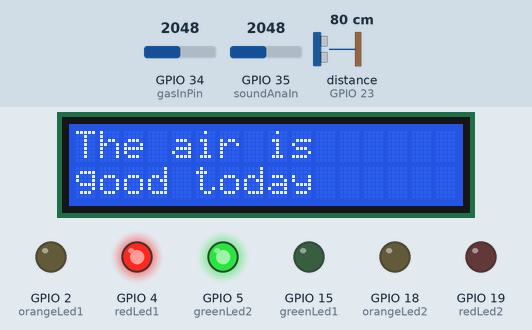
Simulated run of this sketch. Board: ESP32. Shown: 16×2 character LCD, output pins drawn as LEDs (lit = HIGH). Wiring (inferred from the names in the program): ultrasonic range finder: trigger GPIO 33; echo GPIO 23. The inputs (shaded band) are chosen by the test bench; at power-on: GPIO 34 (gasInPin) = 2048, distance to the obstacle (sensor on GPIO 23) 80 cm, GPIO 35 (soundAnaIn) = 2048. The echo pulse lasts 58.3 µs per cm; WiFi joins after 1.5 s; servers stay silent unless stated; uploads are accepted with an empty reply; pins used as bus, display or sensor lines are not drawn; what the sketch prints to the serial monitor is not drawn.

Above: at 2.7 s.
2.8 s: GPIO 34 (gasInPin) set to 97
6.2 s: GPIO 34 (gasInPin) set to 82
At 11.0 s:
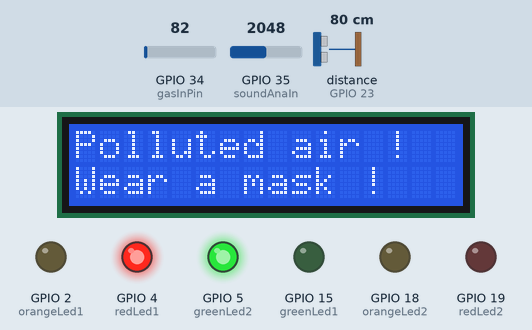
11.5 s: distance to the obstacle (sensor on GPIO 23) set to 12 cm
13.0 s: distance to the obstacle (sensor on GPIO 23) set to 9 cm
At 14.3 s:
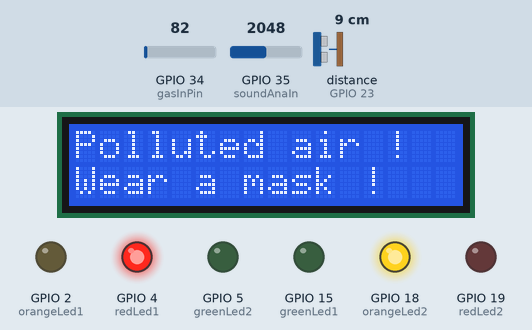
16.5 s: distance to the obstacle (sensor on GPIO 23) set to 18 cm
At 17.0 s:
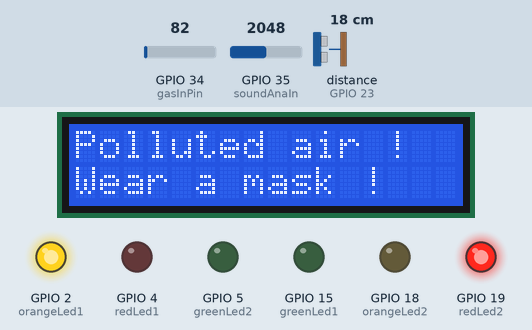
20.0 s: distance to the obstacle (sensor on GPIO 23) set to 2 cm
At 22.3 s:
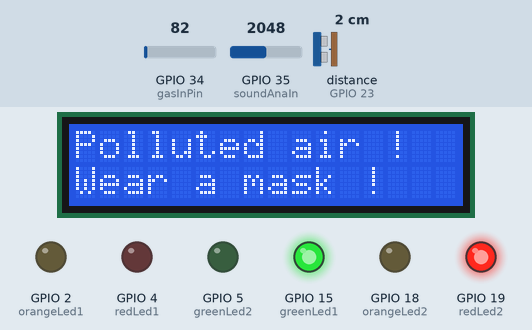
Timing chart, 0 to 23.8 s (numbered marks = the images above; inputs shaded):
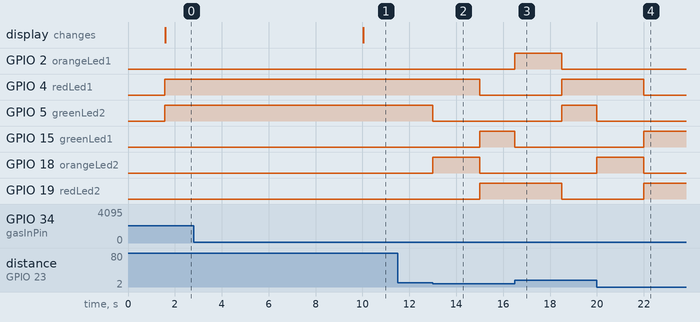

The sketch:

codeEsp32.ino
```cpp
#include <LiquidCrystal_I2C.h>
#include <WiFi.h>
#include <HTTPClient.h>

//traffic lights + distance sensor
const int greenLed1 = 15;
const int orangeLed1 = 2;
const int redLed1 = 4;
const int greenLed2 = 5;
const int orangeLed2 = 18;
const int redLed2 = 19;
const int triggerPin = 33;// pin used to send a 10 microseconds high voltage
const int echoPin = 23;// pin used to read the lenght response of the sensor
bool presence = false;// used to check if the light was already on
const float triggerDistance = 10;// minimum distance to trigger the light change
bool carApproaching;// check if a car is at a distance lower than the trigger distance from the sensor
//gas sensor + lcd screen
const int gasInPin = 34;
const float R0 = 1.7;//sensor resistance in the clean air
float pollutionRatio;
bool pollutionBool = false; //if the message is already being displayed, it's equal to true
const int lcdColumns = 16;//number of columns on the LCD
const int lcdRows = 2;//number of rows
LiquidCrystal_I2C lcd(0x27, lcdColumns, lcdRows);
//sound sensor
const int soundAnaIn = 35;//analog pin of the sound sensor
int soundValue;
//timing variables
long timer;
long timeIntervals = 5000;
//wifi
const char* ssid = "iPhone";
const char* password =  "jarjarbiks";
const char* host = "172.20.10.2";
const int httpPort = 80;

void setup() {
  // put your setup code here, to run once:
  Serial.begin(9600);
  WiFi.begin(ssid, password);
  while (WiFi.status() != WL_CONNECTED) {//wait while the board isn't connected to Wifi
    delay(500);
    Serial.println("Connecting to WiFi..");
  }
  Serial.println("Connected to the WiFi network");
  lcd.init();
  lcd.backlight();
  pinMode(greenLed1, OUTPUT);
  pinMode(orangeLed1, OUTPUT);
  pinMode(redLed1, OUTPUT);
  pinMode(greenLed2, OUTPUT);
  pinMode(orangeLed2, OUTPUT);
  pinMode(redLed2, OUTPUT);
  pinMode(triggerPin, OUTPUT);
  pinMode(echoPin, INPUT);
  pinMode(soundAnaIn, INPUT);
  pinMode(gasInPin, INPUT);
  digitalWrite(redLed1, HIGH);
  digitalWrite(greenLed2, HIGH);
  displayCleanAirMessage();// by default we display the message that the air is clean (carbon monoxyde concentration below the trigger rate)
  millis();// we start a chronometer
}

void loop() {
  carApproaching = checkDistance();// we get if a car is below the trigger Distance
  if (millis() - timer >= timeIntervals)// if the duration of the time Interval has passed we gaher sound and pollution data
  {
    timer = millis();
    pollutionRatio = ratioComputing();
    soundValue = soundMonitor();
    if (pollutionRatio > 6) {
      if (pollutionBool == false)// display message in case the pollution rate is bigger than the trigger
      {
        pollutionBool = true;
        displayPollutionMessage();
      }
    }
    else {
      if (pollutionBool == true) {
        pollutionBool = false;
        displayCleanAirMessage();
      }
    }
    sendToServer(soundValue, pollutionRatio);// send the data to the server to store it in the data base and dispplay it on a graph
  }
  if (carApproaching == true)
  {
    if (presence == false) {// if the traffic light on the main road was red
      presence = true;
      lightChangeMasterToGreen();// we change it to green and change the secondary one to red
    }
  }
  else
  {
    if (presence == true) //if the traffic light on the main road was green
    {
      presence = false;
      lightChangeMasterToRed();//we change it to red and change the secondary one to green
    }
  }
}

float distance_calculation() {
  // Clears the triggerPin
  digitalWrite(triggerPin, LOW);
  delayMicroseconds(2);
  // Sets the triggerPin on HIGH state for 10 micro seconds
  digitalWrite(triggerPin, HIGH);
  delayMicroseconds(10);
  digitalWrite(triggerPin, LOW);
  // Reads the echoPin, returns the sound wave travel time in microseconds
  long timeDistance = pulseIn(echoPin, HIGH);//duration of the trigger-reponse time
  // Calculating the distance
  float carDistance = timeDistance * 0.034 / 2;// distance between the car and the sensor
  return carDistance;
}

bool checkDistance() {
  float dist = distance_calculation();
  if (dist <= triggerDistance) {
    return true;
  }
  return false;
}

float ratioComputing() {
  int sensorValue = analogRead(gasInPin);
  float sensor_volt = (float)sensorValue / 1024 * 5.0;// convert the analog value to a voltage
  float RS_gas = (5.0 - sensor_volt) / sensor_volt;// get the value of the resistance ( the resistance increases with the rate of carbon monoyxyde.
  float ratio = RS_gas / R0; // ratio = RS/R0
  return ratio;
}

void displayPollutionMessage()
{
  lcd.clear();
  lcd.setCursor(0, 0);
  lcd.print("Polluted air ! ");
  lcd.setCursor(0, 1);
  lcd.print("Wear a mask ! ");
}

void displayCleanAirMessage()
{ lcd.clear();
  lcd.setCursor(0, 0);
  lcd.print("The air is ");
  lcd.setCursor(0, 1);
  lcd.print("good today ");
}

int soundMonitor()
{
  int soundAnaValue = analogRead(soundAnaIn);
  int dBvalue = map(soundAnaValue, 0, 4095, 10, 40); // this is not an accurate way of converting analog into decibel. unfortunately we couldn't manage to do it, so we made up this map to be able to display consistent values on the chart
  return dBvalue;
}

void lightChangeMasterToGreen() {
  digitalWrite(greenLed2, LOW);
  digitalWrite(orangeLed2, HIGH);
  delay(2000);
  digitalWrite(orangeLed2, LOW);
  digitalWrite(redLed2, HIGH);
  digitalWrite(redLed1, LOW);
  digitalWrite(greenLed1, HIGH);
}

void lightChangeMasterToRed() {
  digitalWrite(greenLed1, LOW);
  digitalWrite(orangeLed1, HIGH);
  delay(2000);
  digitalWrite(orangeLed1, LOW);
  digitalWrite(redLed2, LOW);
  digitalWrite(greenLed2, HIGH);
  digitalWrite(redLed1, HIGH);
}

void sendToServer(float soundLevel, float pollutionRate)
{
  WiFiClient client;// define a wifi client to communicate with the server
  if (!client.connect(host, httpPort)) {// if we cannot connect to the host IP using http port, then there's a problem
    Serial.println("connection failed");
    return;
  }
  client.print(String("GET http://172.20.10.2/code/POC.php?") + // Get request to communicate the pollution and sound data to the server
               ("&sound=") + soundLevel +
               ("&pollution=") + pollutionRate + " HTTP/1.1\r\n" +
               "Host: " + host + "\r\n" +
               "Connection: close\r\n\r\n");
  unsigned long timeout = millis();
  while (client.available() == 0) {// if the data couldn't get to the server, the server would return 0 bytes
    if (millis() - timeout > 1000) {
      Serial.println(">>> Client Timeout !");
      client.stop();// stop the connection
      return;
    }
  }
}
```

Measured:
- the behaviour switches between 92 and 91 on GPIO 34 (gasInPin) (found by bisection; images 0 and 1)
- the behaviour switches between 11 and 10 cm on distance to the obstacle (sensor on GPIO 23) (found by bisection; images 1 and 2)
- after the input at 2.8 s, every drawn part: stays the same
- after the input at 6.2 s, the display: changes after 3.8 s (image 1)
- after the input at 11.5 s, every drawn part: stays the same
- after the input at 13.0 s, GPIO 4 (redLed1): HIGH → LOW after 2.0 s; GPIO 5 (greenLed2): HIGH → LOW at once; GPIO 15 (greenLed1), GPIO 19 (redLed2): LOW → HIGH after 2.0 s; GPIO 18 (orangeLed2): LOW → HIGH at once, → LOW 2.0 s later
- after the input at 16.5 s, GPIO 2 (orangeLed1): LOW → HIGH at once, → LOW 2.0 s later; GPIO 4 (redLed1), GPIO 5 (greenLed2): LOW → HIGH after 2.0 s; GPIO 15 (greenLed1): HIGH → LOW at once; GPIO 19 (redLed2): HIGH → LOW after 2.0 s
- after the input at 20.0 s, GPIO 4 (redLed1): HIGH → LOW after 2.0 s; GPIO 5 (greenLed2): HIGH → LOW at once; GPIO 15 (greenLed1), GPIO 19 (redLed2): LOW → HIGH after 2.0 s; GPIO 18 (orangeLed2): LOW → HIGH at once, → LOW 2.0 s later
